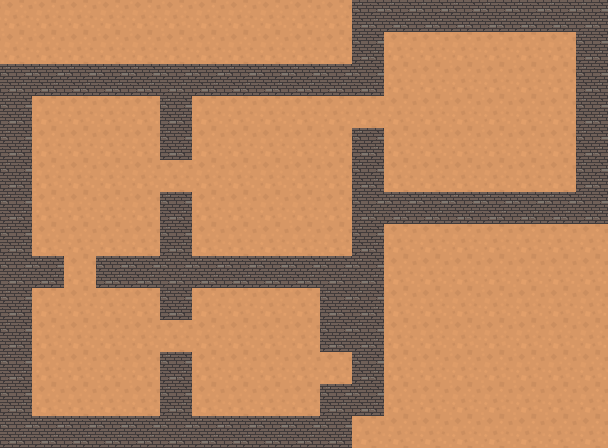

This is a level from a 2D game, rendered from its Tiled map with the project's own tilesets. A one-line summary and the complete map file follow:
An orthogonal 19x14 tile map with 32x32 px tiles, 1 tile layer (Прошарок плиток 1).

<map version="1.10" tiledversion="1.10.2" orientation="orthogonal" renderorder="left-up" width="19" height="14" tilewidth="32" tileheight="32" infinite="0" nextlayerid="2" nextobjectid="1">
 <tileset firstgid="1" source="Підлога.tsx" />
 <layer id="1" name="Прошарок плиток 1" width="19" height="14">
  <data encoding="csv">
1,1,1,1,1,1,1,1,1,1,1,2,2,2,2,2,2,2,2,
1,1,1,1,1,1,1,1,1,1,1,2,1,1,1,1,1,1,2,
2,2,2,2,2,2,2,2,2,2,2,2,1,1,1,1,1,1,2,
2,1,1,1,1,2,1,1,1,1,1,1,1,1,1,1,1,1,2,
2,1,1,1,1,2,1,1,1,1,1,2,1,1,1,1,1,1,2,
2,1,1,1,1,1,1,1,1,1,1,2,1,1,1,1,1,1,2,
2,1,1,1,1,2,1,1,1,1,1,2,2,2,2,2,2,2,2,
2,1,1,1,1,2,1,1,1,1,1,2,1,1,1,1,1,1,1,
2,2,1,2,2,2,2,2,2,2,2,2,1,1,1,1,1,1,1,
2,1,1,1,1,2,1,1,1,1,2,2,1,1,1,1,1,1,1,
2,1,1,1,1,1,1,1,1,1,2,2,1,1,1,1,1,1,1,
2,1,1,1,1,2,1,1,1,1,1,2,1,1,1,1,1,1,1,
2,1,1,1,1,2,1,1,1,1,2,2,1,1,1,1,1,1,1,
2,2,2,2,2,2,2,2,2,2,2,1,1,1,1,1,1,1,1
</data>
 </layer>
</map>
